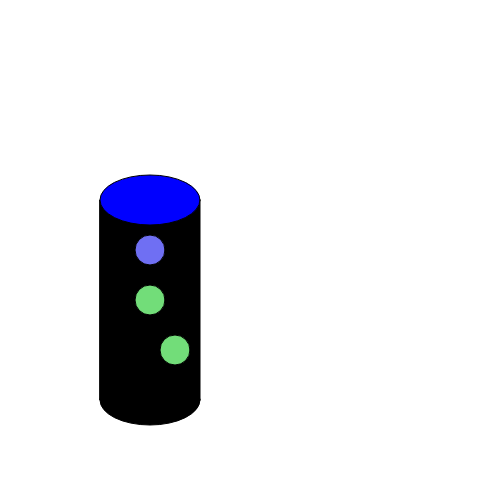
Frame 1 (no input)
Frame 60 (no input): identical to frame 1, image omitted
Frame 120 (the mouse pressed at the canvas centre since frame 60): identical to frame 1, image omitted

The p5.js sketch that drew this single still picture (run headless with seeded random() and noise() and a simulated clock; from frame 60 on, the mouse is pressed at the canvas centre):

// p5.js sketch
// ── sketch.js
function setup() {
  createCanvas(500, 500);
}

function draw() {
  background("white");
  fill("black")
  rect(100,200,100,200)
   ellipse(150,400,100,50)
  fill("blue")
  ellipse(150,200,100,50)
  fill("rgb(111,111,243)")
  circle(150,250,30)
  fill("rgb(114,221,121)")
  circle(150,300,30)
  circle(175,350,30)
}
